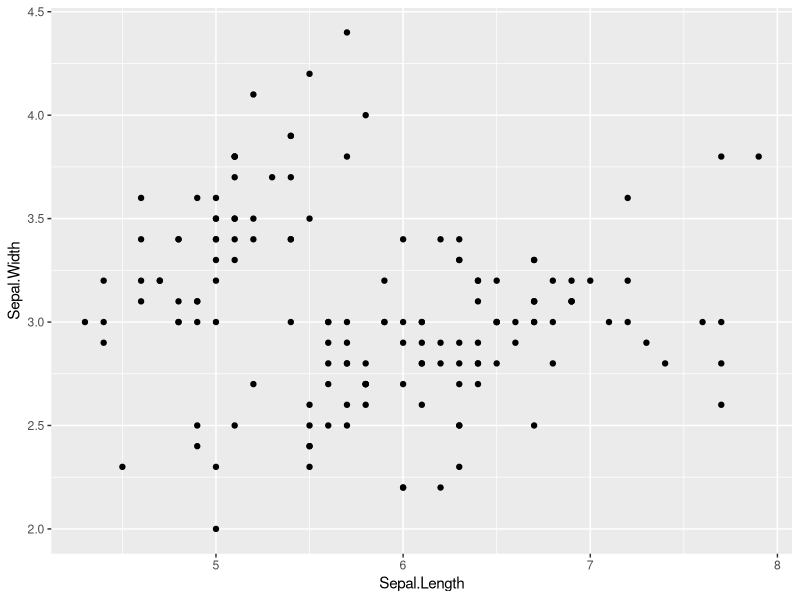
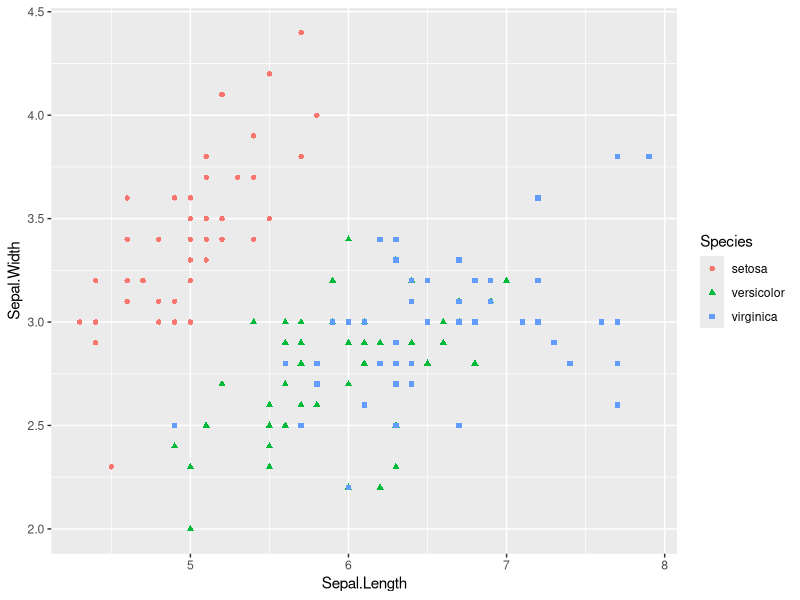
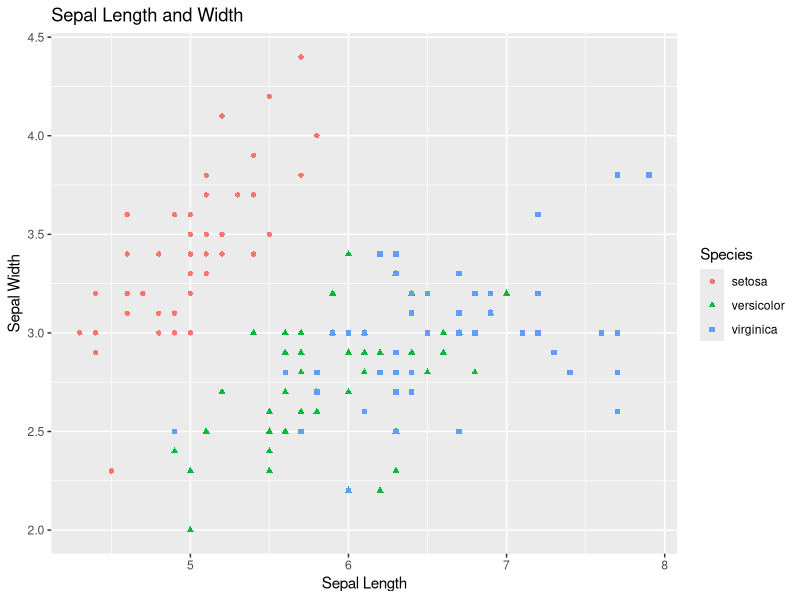
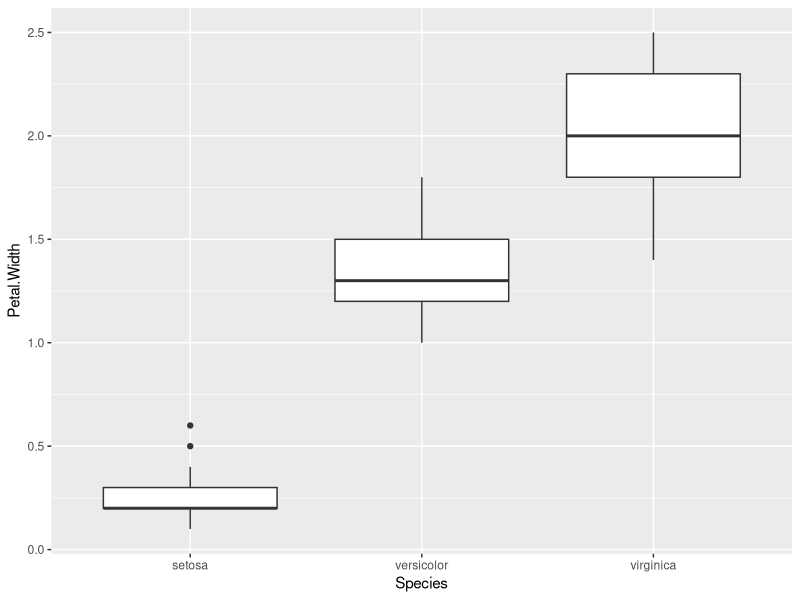
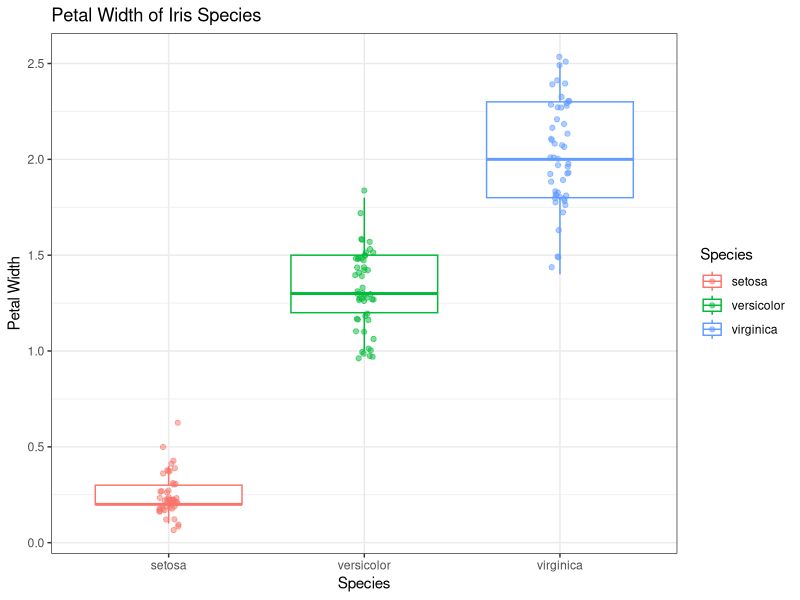
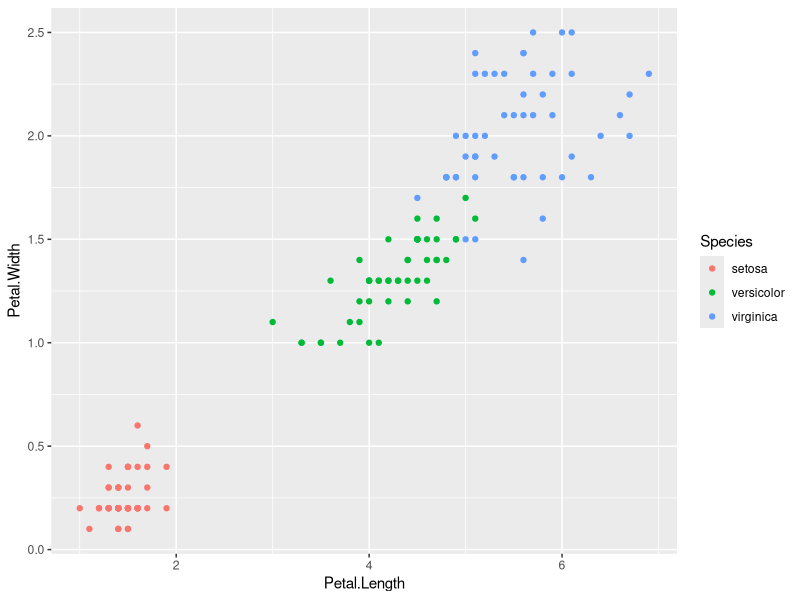
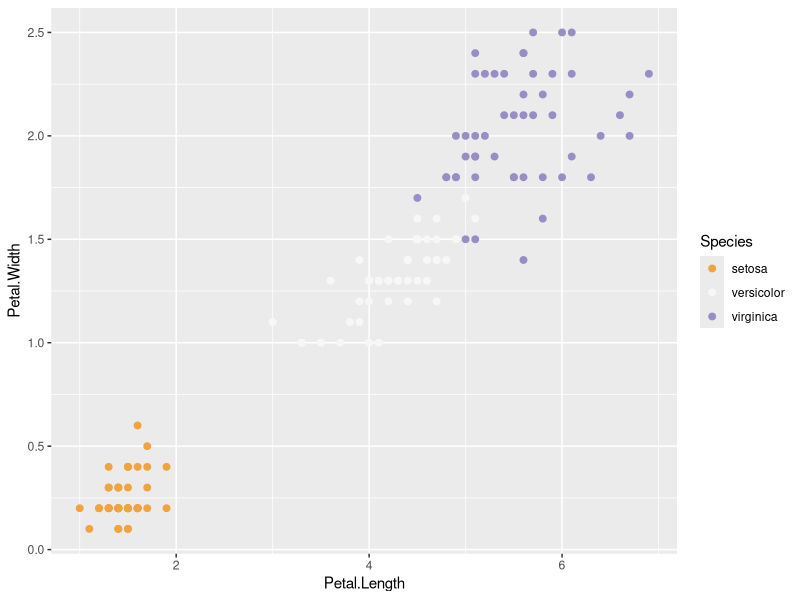
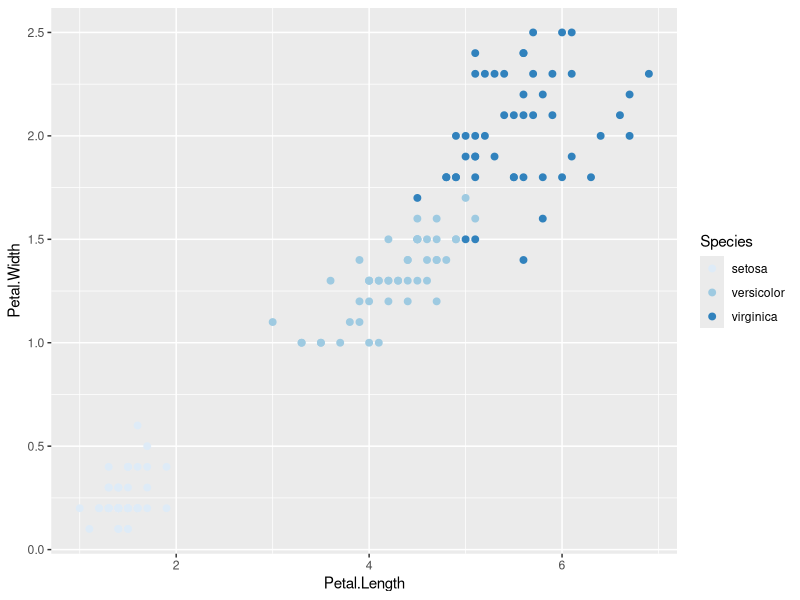

Write the R code that produced these figures, in order.
## ---- chunk 1
knitr::opts_chunk$set(echo = TRUE)
## ---- chunk 2
weight_kg <- 55
## ---- chunk 3
df <- data.frame(numeric = c(1, 3, 5, 7, 9, 11),
                 character = c("F", "O", "O", "B", "A", "R"),
                 logical = c(TRUE, FALSE, TRUE, FALSE, FALSE, FALSE))
df
## ---- chunk 4
# Column 1 data frame
df[1]

# Column 1 simplified vector
df[[1]]
df$numeric
## ---- chunk 5
# Column 2
df[2]

# Rows 4 through 6 in column 2
df[4:6, 2]

# Rows 1, 5, and 4 in column 2
df[c(1, 5, 4), 2]

# Rows 1, 5, and 4 in all columns
df[c(1, 5, 4), ]

# Rows 1, 5, and 4 in columns 1 through 2
df[c(1, 5, 4), 1:2]

# Rows 1, 5, and 4 in columns 1 and 3
df[c(1, 5, 4), c(1:3)]
## ---- chunk 6
df["character"]
df[1, "character"]
df[1:3, "character"]
df[c(1, 5, 6), c("numeric", "character")]
## ---- chunk 7
tabl <- "
| Column            | Description                                   |
|-------------------|:----------------------------------------------|
| Sepal.Length	    | Sepal length in centimeters                   |            
| Sepal.Width	      | Sepal width in centimeters                    |
| Petal.Length	    | Petal length in centimeters                   |
| Petal.Width	      | Petal width in centimeters                    |
| Species	          | Name of species name                          |
"
cat(tabl)
## ---- chunk 8
# To see data sets available
data()

# Load the data set of choice
# use the data set name as the argument to `data()`
data(iris)
## ---- chunk 9
# Install the following library
# install.packages("ggplot2")

# Load the ggplot2 package to access its unique functions 
library(ggplot2)


# Step 1: Make the plot object by indicating the input data 
# and plot aesthetics
# Example of creating the plot object for a scatter plot
plot_1 <- ggplot(data = iris, 
                 aes(x = Sepal.Length, 
                     y = Sepal.Width)) 

# Step 2: Add layers to the plot object to plot the data. Here we add 
# the points of the scatter plot
# Example of a basic scatter plot adding a `geom_point()` layer
plot_1 + 
  geom_point()

# Find out the options for `geom_point()`
?geom_point

# Step 3: Modify each layer using specific arguments and aesthetics options
# Example of a colorful scatter plot adding aesthetic mappings to the 
# `geom_point()` layer 
plot_1 + 
  geom_point(aes(color = Species, 
                 shape = Species))
## ---- chunk 10

# Add labels using `labs()`
plot_1 + 
  geom_point(aes(color = Species, 
                 shape = Species)) +
  labs(x = "Sepal Length",
       y = "Sepal Width",
       title = "Sepal Length and Width")
## ---- chunk 11
# Boxplot
plot_2 <- ggplot(data = iris, 
                 aes(x = Species, 
                     y = Petal.Width)) 

# Basic boxplot adding a `geom_boxplot()` layer
# Important note: the x value must be factored or grouped to have individual 
# boxplots returned
plot_2 +
  geom_boxplot()
  
# Colorful boxplot adding more layers and aesthetic mappings to the data
plot_2 + 
  geom_boxplot(aes(color = Species), 
               outlier.colour = NA, 
               position = "dodge") +
  geom_jitter(aes(color = Species, 
                  x = Species), 
              position = position_jitter(width = .05), 
              alpha = 0.5) +
  labs(x = "Species", 
       y = "Petal Width",
       title = "Petal Width of Iris Species") +
  theme_bw()
## ---- chunk 12

# Creating the base plot. Here we have indicated the data set and its 
# mappings.We have also added which column should be used for color 
# and fill mappings.
plot_3 <- ggplot(data = iris, 
                 aes(x = Petal.Length, 
                     y = Petal.Width,
                     color = Species,
                     fill = Species)) 

# Basic boxplot adding a `geom_boxplot()` layer
plot_3 +
  geom_point()
  
## ---- chunk 13
# RColorBrewer Examples
# install.packages("RColorBrewer")
library(RColorBrewer) 

# RColorBrewer Example 1
plot_3 + 
  geom_point(size = 2) +
  scale_color_brewer(palette = "PuOr")

# RColorBrewer Example 2
plot_3 + 
  geom_point(size = 2) +
  scale_color_brewer(palette = "Blues")

# viridisLite Example 1
# To be used with discrete data (non-continous)
# Uses default color option
plot_3 +
  geom_point(size = 2) +
  scale_colour_viridis_d()

# viridisLite Example 2
# To be used with discrete data (non-continous)
# C
plot_3 +
  geom_point(size = 2) +
  scale_colour_viridis_d(option = "plasma")

# Using Your Own Colors, Example 1
plot_3 +
  geom_point(size = 2) +
  scale_color_manual(values = c("#440154FF", "#21908CFF", "#FDE725FF")) 

# Using Your Own Colors, Example 2
plot_3 +
  geom_point(size = 2) +
  scale_color_manual(values = c("brown", "red", "skyblue")) 


## ---- chunk 14
# Install Tidyverse
# install.packages("tidyverse")

# Load the umbrella package Tidyverse
library(tidyverse)

# Reloading data to ensure nothing has been manipulated
data(iris)
## ---- chunk 15
# Create a new object with the subset data
iris_petals <- iris %>%
  filter(Petal.Length < 5) %>%
  select(Species, Petal.Length, Petal.Width)

# Use new data to create a plot object
petal_plot <- ggplot(iris_petals, 
                 aes(x = Petal.Length,
                     y = Petal.Width))

# Add layers to plot object
petal_plot +
  geom_point(aes(shape = Species,
                 color = Species)) +
  labs(title = "Iris Small Petal Lengths")
  
## ---- chunk 16
iris %>%
  filter(Petal.Length < 5) %>%
  select(Species, Petal.Length, Petal.Width) %>%
  ggplot(aes(x = Petal.Length,
             y = Petal.Width)) +
  geom_point(aes(shape = Species,
                 color = Species)) +
  labs(title = "Iris Small Petal Lengths")
## ---- chunk 17
iris %>%
  mutate(petal_ratio = Petal.Width / Petal.Length,
         petal_percent = petal_ratio * 100) %>%
  ggplot(aes(x = Species,
             y = petal_ratio)) +
  geom_boxplot(aes(color = Species)) +
  geom_point(aes(color = Species)) +
  labs(x = "Species",
       y = "Petal Width / Length",
       title = "Petal Ratios") +
  theme_classic()
